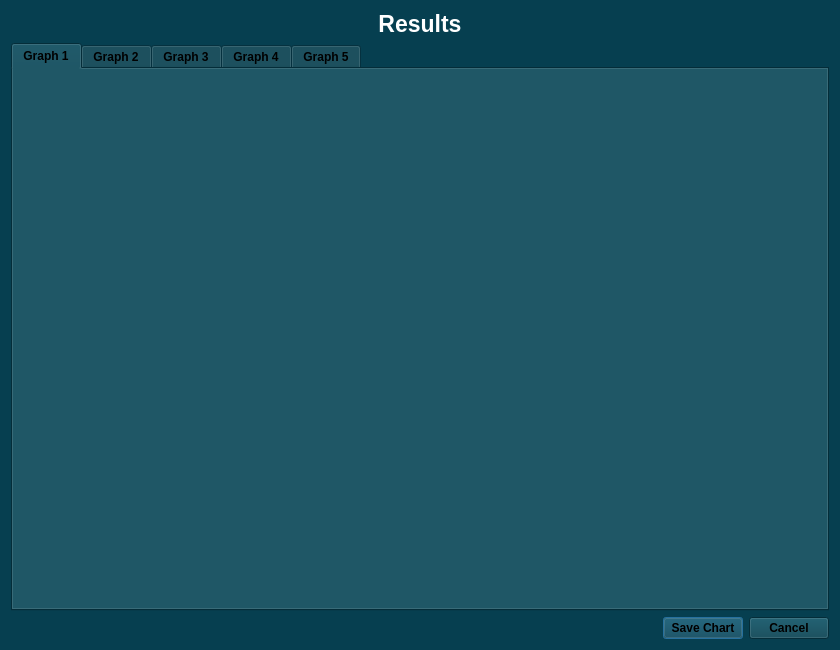
<?xml version="1.0" encoding="UTF-8"?>
<ui version="4.0">
 <class>Dialog</class>
 <widget class="QDialog" name="Dialog">
  <property name="geometry">
   <rect>
    <x>0</x>
    <y>0</y>
    <width>840</width>
    <height>650</height>
   </rect>
  </property>
  <property name="palette">
   <palette>
    <active>
     <colorrole role="WindowText">
      <brush brushstyle="SolidPattern">
       <color alpha="255">
        <red>255</red>
        <green>255</green>
        <blue>255</blue>
       </color>
      </brush>
     </colorrole>
     <colorrole role="Button">
      <brush brushstyle="SolidPattern">
       <color alpha="255">
        <red>6</red>
        <green>63</green>
        <blue>80</blue>
       </color>
      </brush>
     </colorrole>
     <colorrole role="Light">
      <brush brushstyle="SolidPattern">
       <color alpha="255">
        <red>9</red>
        <green>94</green>
        <blue>120</blue>
       </color>
      </brush>
     </colorrole>
     <colorrole role="Midlight">
      <brush brushstyle="SolidPattern">
       <color alpha="255">
        <red>7</red>
        <green>78</green>
        <blue>100</blue>
       </color>
      </brush>
     </colorrole>
     <colorrole role="Dark">
      <brush brushstyle="SolidPattern">
       <color alpha="255">
        <red>3</red>
        <green>31</green>
        <blue>40</blue>
       </color>
      </brush>
     </colorrole>
     <colorrole role="Mid">
      <brush brushstyle="SolidPattern">
       <color alpha="255">
        <red>4</red>
        <green>42</green>
        <blue>53</blue>
       </color>
      </brush>
     </colorrole>
     <colorrole role="Text">
      <brush brushstyle="SolidPattern">
       <color alpha="255">
        <red>255</red>
        <green>255</green>
        <blue>255</blue>
       </color>
      </brush>
     </colorrole>
     <colorrole role="BrightText">
      <brush brushstyle="SolidPattern">
       <color alpha="255">
        <red>255</red>
        <green>255</green>
        <blue>255</blue>
       </color>
      </brush>
     </colorrole>
     <colorrole role="ButtonText">
      <brush brushstyle="SolidPattern">
       <color alpha="255">
        <red>0</red>
        <green>0</green>
        <blue>0</blue>
       </color>
      </brush>
     </colorrole>
     <colorrole role="Base">
      <brush brushstyle="SolidPattern">
       <color alpha="255">
        <red>0</red>
        <green>0</green>
        <blue>0</blue>
       </color>
      </brush>
     </colorrole>
     <colorrole role="Window">
      <brush brushstyle="SolidPattern">
       <color alpha="255">
        <red>6</red>
        <green>63</green>
        <blue>80</blue>
       </color>
      </brush>
     </colorrole>
     <colorrole role="Shadow">
      <brush brushstyle="SolidPattern">
       <color alpha="255">
        <red>0</red>
        <green>0</green>
        <blue>0</blue>
       </color>
      </brush>
     </colorrole>
     <colorrole role="AlternateBase">
      <brush brushstyle="SolidPattern">
       <color alpha="255">
        <red>3</red>
        <green>31</green>
        <blue>40</blue>
       </color>
      </brush>
     </colorrole>
     <colorrole role="ToolTipBase">
      <brush brushstyle="SolidPattern">
       <color alpha="255">
        <red>255</red>
        <green>255</green>
        <blue>220</blue>
       </color>
      </brush>
     </colorrole>
     <colorrole role="ToolTipText">
      <brush brushstyle="SolidPattern">
       <color alpha="255">
        <red>0</red>
        <green>0</green>
        <blue>0</blue>
       </color>
      </brush>
     </colorrole>
    </active>
    <inactive>
     <colorrole role="WindowText">
      <brush brushstyle="SolidPattern">
       <color alpha="255">
        <red>255</red>
        <green>255</green>
        <blue>255</blue>
       </color>
      </brush>
     </colorrole>
     <colorrole role="Button">
      <brush brushstyle="SolidPattern">
       <color alpha="255">
        <red>6</red>
        <green>63</green>
        <blue>80</blue>
       </color>
      </brush>
     </colorrole>
     <colorrole role="Light">
      <brush brushstyle="SolidPattern">
       <color alpha="255">
        <red>9</red>
        <green>94</green>
        <blue>120</blue>
       </color>
      </brush>
     </colorrole>
     <colorrole role="Midlight">
      <brush brushstyle="SolidPattern">
       <color alpha="255">
        <red>7</red>
        <green>78</green>
        <blue>100</blue>
       </color>
      </brush>
     </colorrole>
     <colorrole role="Dark">
      <brush brushstyle="SolidPattern">
       <color alpha="255">
        <red>3</red>
        <green>31</green>
        <blue>40</blue>
       </color>
      </brush>
     </colorrole>
     <colorrole role="Mid">
      <brush brushstyle="SolidPattern">
       <color alpha="255">
        <red>4</red>
        <green>42</green>
        <blue>53</blue>
       </color>
      </brush>
     </colorrole>
     <colorrole role="Text">
      <brush brushstyle="SolidPattern">
       <color alpha="255">
        <red>255</red>
        <green>255</green>
        <blue>255</blue>
       </color>
      </brush>
     </colorrole>
     <colorrole role="BrightText">
      <brush brushstyle="SolidPattern">
       <color alpha="255">
        <red>255</red>
        <green>255</green>
        <blue>255</blue>
       </color>
      </brush>
     </colorrole>
     <colorrole role="ButtonText">
      <brush brushstyle="SolidPattern">
       <color alpha="255">
        <red>0</red>
        <green>0</green>
        <blue>0</blue>
       </color>
      </brush>
     </colorrole>
     <colorrole role="Base">
      <brush brushstyle="SolidPattern">
       <color alpha="255">
        <red>0</red>
        <green>0</green>
        <blue>0</blue>
       </color>
      </brush>
     </colorrole>
     <colorrole role="Window">
      <brush brushstyle="SolidPattern">
       <color alpha="255">
        <red>6</red>
        <green>63</green>
        <blue>80</blue>
       </color>
      </brush>
     </colorrole>
     <colorrole role="Shadow">
      <brush brushstyle="SolidPattern">
       <color alpha="255">
        <red>0</red>
        <green>0</green>
        <blue>0</blue>
       </color>
      </brush>
     </colorrole>
     <colorrole role="AlternateBase">
      <brush brushstyle="SolidPattern">
       <color alpha="255">
        <red>3</red>
        <green>31</green>
        <blue>40</blue>
       </color>
      </brush>
     </colorrole>
     <colorrole role="ToolTipBase">
      <brush brushstyle="SolidPattern">
       <color alpha="255">
        <red>255</red>
        <green>255</green>
        <blue>220</blue>
       </color>
      </brush>
     </colorrole>
     <colorrole role="ToolTipText">
      <brush brushstyle="SolidPattern">
       <color alpha="255">
        <red>0</red>
        <green>0</green>
        <blue>0</blue>
       </color>
      </brush>
     </colorrole>
    </inactive>
    <disabled>
     <colorrole role="WindowText">
      <brush brushstyle="SolidPattern">
       <color alpha="255">
        <red>3</red>
        <green>31</green>
        <blue>40</blue>
       </color>
      </brush>
     </colorrole>
     <colorrole role="Button">
      <brush brushstyle="SolidPattern">
       <color alpha="255">
        <red>6</red>
        <green>63</green>
        <blue>80</blue>
       </color>
      </brush>
     </colorrole>
     <colorrole role="Light">
      <brush brushstyle="SolidPattern">
       <color alpha="255">
        <red>9</red>
        <green>94</green>
        <blue>120</blue>
       </color>
      </brush>
     </colorrole>
     <colorrole role="Midlight">
      <brush brushstyle="SolidPattern">
       <color alpha="255">
        <red>7</red>
        <green>78</green>
        <blue>100</blue>
       </color>
      </brush>
     </colorrole>
     <colorrole role="Dark">
      <brush brushstyle="SolidPattern">
       <color alpha="255">
        <red>3</red>
        <green>31</green>
        <blue>40</blue>
       </color>
      </brush>
     </colorrole>
     <colorrole role="Mid">
      <brush brushstyle="SolidPattern">
       <color alpha="255">
        <red>4</red>
        <green>42</green>
        <blue>53</blue>
       </color>
      </brush>
     </colorrole>
     <colorrole role="Text">
      <brush brushstyle="SolidPattern">
       <color alpha="255">
        <red>3</red>
        <green>31</green>
        <blue>40</blue>
       </color>
      </brush>
     </colorrole>
     <colorrole role="BrightText">
      <brush brushstyle="SolidPattern">
       <color alpha="255">
        <red>255</red>
        <green>255</green>
        <blue>255</blue>
       </color>
      </brush>
     </colorrole>
     <colorrole role="ButtonText">
      <brush brushstyle="SolidPattern">
       <color alpha="255">
        <red>3</red>
        <green>31</green>
        <blue>40</blue>
       </color>
      </brush>
     </colorrole>
     <colorrole role="Base">
      <brush brushstyle="SolidPattern">
       <color alpha="255">
        <red>6</red>
        <green>63</green>
        <blue>80</blue>
       </color>
      </brush>
     </colorrole>
     <colorrole role="Window">
      <brush brushstyle="SolidPattern">
       <color alpha="255">
        <red>6</red>
        <green>63</green>
        <blue>80</blue>
       </color>
      </brush>
     </colorrole>
     <colorrole role="Shadow">
      <brush brushstyle="SolidPattern">
       <color alpha="255">
        <red>0</red>
        <green>0</green>
        <blue>0</blue>
       </color>
      </brush>
     </colorrole>
     <colorrole role="AlternateBase">
      <brush brushstyle="SolidPattern">
       <color alpha="255">
        <red>6</red>
        <green>63</green>
        <blue>80</blue>
       </color>
      </brush>
     </colorrole>
     <colorrole role="ToolTipBase">
      <brush brushstyle="SolidPattern">
       <color alpha="255">
        <red>255</red>
        <green>255</green>
        <blue>220</blue>
       </color>
      </brush>
     </colorrole>
     <colorrole role="ToolTipText">
      <brush brushstyle="SolidPattern">
       <color alpha="255">
        <red>0</red>
        <green>0</green>
        <blue>0</blue>
       </color>
      </brush>
     </colorrole>
    </disabled>
   </palette>
  </property>
  <property name="windowTitle">
   <string>Dialog</string>
  </property>
  <layout class="QHBoxLayout" name="horizontalLayout_2">
   <item>
    <layout class="QVBoxLayout" name="verticalLayout">
     <item>
      <widget class="QLabel" name="label_17">
       <property name="font">
        <font>
         <pointsize>17</pointsize>
         <weight>75</weight>
         <bold>true</bold>
        </font>
       </property>
       <property name="styleSheet">
        <string notr="true"/>
       </property>
       <property name="text">
        <string>Results</string>
       </property>
       <property name="alignment">
        <set>Qt::AlignCenter</set>
       </property>
      </widget>
     </item>
     <item>
      <widget class="QTabWidget" name="tabWidget">
       <property name="palette">
        <palette>
         <active>
          <colorrole role="WindowText">
           <brush brushstyle="SolidPattern">
            <color alpha="255">
             <red>0</red>
             <green>0</green>
             <blue>0</blue>
            </color>
           </brush>
          </colorrole>
         </active>
         <inactive>
          <colorrole role="WindowText">
           <brush brushstyle="SolidPattern">
            <color alpha="255">
             <red>0</red>
             <green>0</green>
             <blue>0</blue>
            </color>
           </brush>
          </colorrole>
         </inactive>
         <disabled>
          <colorrole role="WindowText">
           <brush brushstyle="SolidPattern">
            <color alpha="255">
             <red>3</red>
             <green>31</green>
             <blue>40</blue>
            </color>
           </brush>
          </colorrole>
         </disabled>
        </palette>
       </property>
       <property name="font">
        <font>
         <weight>75</weight>
         <bold>true</bold>
        </font>
       </property>
       <property name="currentIndex">
        <number>0</number>
       </property>
       <property name="tabsClosable">
        <bool>false</bool>
       </property>
       <property name="movable">
        <bool>true</bool>
       </property>
       <widget class="QWidget" name="tab_1">
        <attribute name="title">
         <string>Graph 1</string>
        </attribute>
       </widget>
       <widget class="QWidget" name="tab_2">
        <attribute name="title">
         <string>Graph 2</string>
        </attribute>
       </widget>
       <widget class="QWidget" name="tab_3">
        <attribute name="title">
         <string>Graph 3</string>
        </attribute>
       </widget>
       <widget class="QWidget" name="tab_4">
        <attribute name="title">
         <string>Graph 4</string>
        </attribute>
       </widget>
       <widget class="QWidget" name="tab_5">
        <attribute name="title">
         <string>Graph 5</string>
        </attribute>
       </widget>
      </widget>
     </item>
     <item>
      <layout class="QHBoxLayout" name="horizontalLayout">
       <item>
        <spacer name="horizontalSpacer">
         <property name="orientation">
          <enum>Qt::Horizontal</enum>
         </property>
         <property name="sizeHint" stdset="0">
          <size>
           <width>40</width>
           <height>20</height>
          </size>
         </property>
        </spacer>
       </item>
       <item>
        <widget class="QPushButton" name="pushButton_save_chart">
         <property name="font">
          <font>
           <weight>75</weight>
           <bold>true</bold>
          </font>
         </property>
         <property name="text">
          <string>Save Chart</string>
         </property>
        </widget>
       </item>
       <item>
        <widget class="QPushButton" name="pushButton_result_cancel">
         <property name="font">
          <font>
           <weight>75</weight>
           <bold>true</bold>
          </font>
         </property>
         <property name="text">
          <string>Cancel</string>
         </property>
        </widget>
       </item>
      </layout>
     </item>
    </layout>
   </item>
  </layout>
 </widget>
 <resources/>
 <connections/>
</ui>
